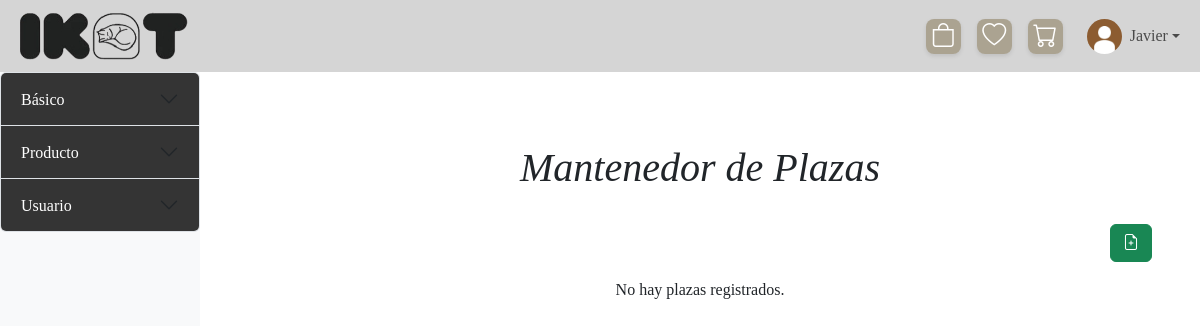
Page /mantenedores/Mantenedor_n_plazas/mostrar_n_plazas.php (signed in) on the earlier database version.
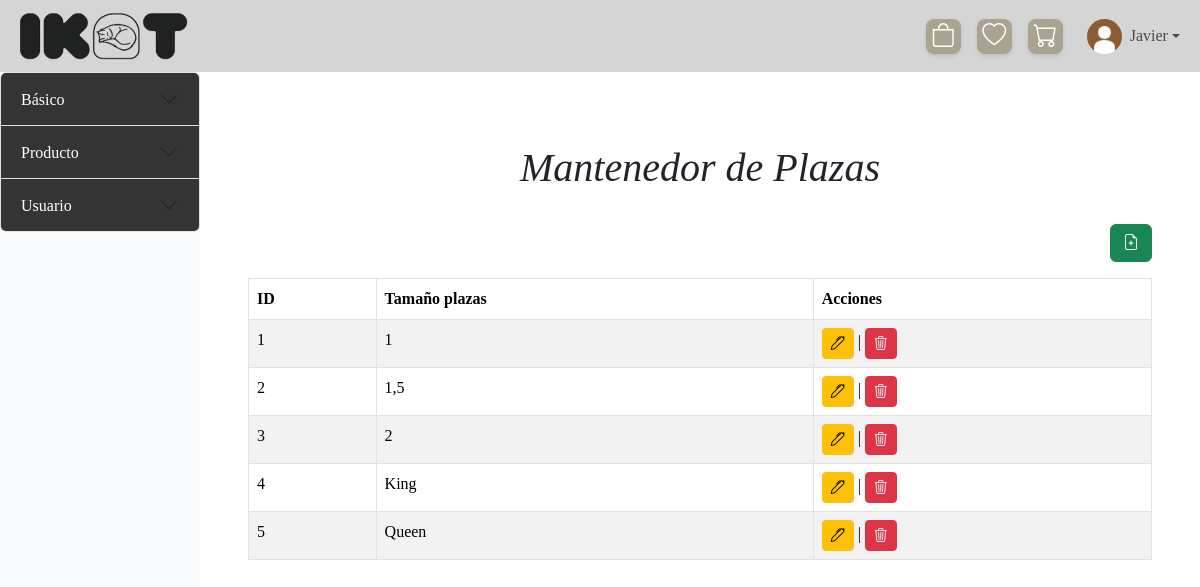
Same page on the later database version.
### tables this page shows
CREATE TABLE `n_plazas` (
  `id_n_plazas` int(11) NOT NULL,
  `tamaño_plaza` varchar(30) NOT NULL
);

### mantenedores/Mantenedor_n_plazas/mostrar_n_plazas.php (the view, shortened to what this page needs)
<?php
include '../../config/conexion.php';
?>
<!DOCTYPE html>
<html lang="es">
<head>
    <link href="https://cdn.jsdelivr.net/npm/bootstrap@5.3.3/dist/css/bootstrap.min.css" rel="stylesheet">
    <link rel="stylesheet" href="https://cdn.jsdelivr.net/npm/bootstrap-icons@1.11.3/font/bootstrap-icons.min.css">
    <link rel="stylesheet" href="..\..\assets\css\styles.css">
</head>
<body>
    <?php include $_SERVER['DOCUMENT_ROOT'] . '/xampp/TIS-1/IKAT/templates/header.php';?>
    <div class="d-flex">
        <?php include '../sidebar-mantenedores.php';?>
        <div class="content-area flex-grow-1 p-5 col-4 col-md-10">
            <h1 class="text-center p-4">Mantenedor de Plazas</h1>
            <div class="d-flex justify-content-end mb-3">
                    <a class="btn btn-success" data-bs-toggle="modal" data-bs-target="#agregarNplazasModal">
                        <i class="bi bi-file-earmark-plus"></i>
                    </a>
                </div>
            <div class="table-responsive">
                <?php
                    $sql = "SELECT * FROM n_plazas";
                    $result = $conn->query($sql);
                    if ($result->num_rows > 0) {
                        echo "<table class='table table-bordered table-striped'>
                                <thead class='thead-dark'>
                                    <tr>
                                        <th>ID</th>
                                        <th>Tamaño plazas</th>
                                        <th>Acciones</th>
                                    </tr>
                                </thead>
                                <tbody>";
                        while($row = $result->fetch_assoc()) {
                            echo "<tr>
                                    <td>" . $row["id_n_plazas"] . "</td>
                                    <td>" . $row["tamaño_plaza"] . "</td>
                                    <td>
                                        <a class='btn btn-warning btn-sm' data-bs-toggle='modal' data-bs-target='#editarNplazasModal" . $row["id_n_plazas"] . "'><i class='bi bi-pen'></i></a> |
                                        <a href='borrar_n_plazas.php?id=" . $row["id_n_plazas"] . "' class='btn btn-danger btn-sm'><i class='bi bi-trash3'></i></a>
                                    </td>
                                  </tr>";
                        }
                        echo "</tbody></table>";
                    } else {
                        echo "<p class='text-center'>No hay plazas registrados.</p>";
                    }
                ?>
            </div>
        </div>
    </div>
</body>
</html>

Differences in the rows shown:
added n_plazas: id_n_plazas "1", tamaño_plaza "1"
added n_plazas: id_n_plazas "2", tamaño_plaza "1,5"
added n_plazas: id_n_plazas "3", tamaño_plaza "2"
added n_plazas: id_n_plazas "4", tamaño_plaza "King"
added n_plazas: id_n_plazas "5", tamaño_plaza "Queen"
Other differences:
text no longer shown: "No hay plazas registrados."
text now shown: "ID Tamaño plazas Acciones"
